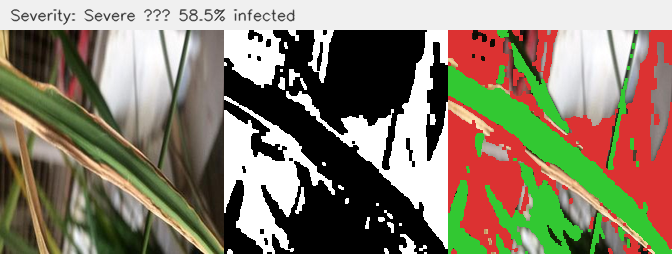
#> input picture models/severity_output.png, 672 x 254 px
$ python severity.py severity_output.png
#> lines starting #> are read from the running program, lines starting #| are printed output that depends on the picture; after the words box and inside, x2 and y2 are one past the last pixel; in counts of white or black regions, pixels touching at a corner belong together
"""
severity.py  —  AgroSentinel AI  Severity Agent

Imported by Poorvita's main.py:
    from severity import estimate_severity
    result = estimate_severity(image_bytes)
"""

import os
import sys
import io
import json
import base64
import numpy as np
from PIL import Image
import cv2

_HERE = os.path.dirname(os.path.abspath(__file__))

THRESHOLDS = {
    "Early":    (0,  15),    # 0–15% infected
    "Moderate": (15, 40),    # 15–40% infected
    "Severe":   (40, 100),   # 40–100% infected
}


GREEN_LOWER = np.array([25,  40,  40],  dtype=np.uint8)
GREEN_UPPER = np.array([90, 255, 255],  dtype=np.uint8)


BROWN_LOWER = np.array([5,  30,  20],  dtype=np.uint8)
BROWN_UPPER = np.array([25, 255, 200], dtype=np.uint8)

DARK_LOWER  = np.array([0,   0,   0],  dtype=np.uint8)
DARK_UPPER  = np.array([180, 80,  80], dtype=np.uint8)

YELLOW_LOWER = np.array([20,  60,  60],  dtype=np.uint8)
YELLOW_UPPER = np.array([35, 255, 255],  dtype=np.uint8)


def _open_image(image_input) -> np.ndarray:

    if isinstance(image_input, bytes):
        img_pil = Image.open(io.BytesIO(image_input)).convert("RGB")
    else:
        img_pil = Image.open(image_input).convert("RGB")

    img_pil = img_pil.resize((224, 224), Image.LANCZOS)

    img_bgr = cv2.cvtColor(np.array(img_pil), cv2.COLOR_RGB2BGR)
    return img_bgr


def _classify_severity(infected_pct: float) -> str:
    """Map infected percentage to severity label."""
    if infected_pct < THRESHOLDS["Early"][1]:
        return "Early"
    elif infected_pct < THRESHOLDS["Moderate"][1]:
        return "Moderate"
    else:
        return "Severe"


def estimate_severity(image_input) -> dict:

    img_bgr = _open_image(image_input)
    img_hsv = cv2.cvtColor(img_bgr, cv2.COLOR_BGR2HSV)

    total_pixels = img_hsv.shape[0] * img_hsv.shape[1]

    green_mask  = cv2.inRange(img_hsv, GREEN_LOWER, GREEN_UPPER)

    brown_mask  = cv2.inRange(img_hsv, BROWN_LOWER, BROWN_UPPER)
    dark_mask   = cv2.inRange(img_hsv, DARK_LOWER,  DARK_UPPER)
    yellow_mask = cv2.inRange(img_hsv, YELLOW_LOWER, YELLOW_UPPER)

    disease_mask_raw = cv2.bitwise_or(brown_mask, dark_mask)
    disease_mask_raw = cv2.bitwise_or(disease_mask_raw, yellow_mask)

    disease_mask = cv2.bitwise_and(
        disease_mask_raw,
        cv2.bitwise_not(green_mask)
    )


    kernel       = np.ones((3, 3), np.uint8)
    disease_mask = cv2.morphologyEx(disease_mask, cv2.MORPH_OPEN,  kernel)
    disease_mask = cv2.morphologyEx(disease_mask, cv2.MORPH_CLOSE, kernel)
    green_mask   = cv2.morphologyEx(green_mask,   cv2.MORPH_OPEN,  kernel)

    diseased_pixels = int(np.sum(disease_mask > 0))
    healthy_pixels  = int(np.sum(green_mask   > 0))
    background_pixels = total_pixels - diseased_pixels - healthy_pixels

    leaf_pixels     = diseased_pixels + healthy_pixels
    if leaf_pixels == 0:
        leaf_pixels = total_pixels   # fallback if segmentation fails

    infected_pct    = round((diseased_pixels / leaf_pixels) * 100, 1)
    healthy_pct     = round((healthy_pixels  / leaf_pixels) * 100, 1)
    background_pct  = round((background_pixels / total_pixels) * 100, 1)

    infected_pct = min(max(infected_pct, 0.0), 100.0)
    healthy_pct  = min(max(healthy_pct,  0.0), 100.0)

    severity = _classify_severity(infected_pct)

    severity_message = (
        f"{severity} infection — {infected_pct}% of leaf affected"
        if infected_pct > 0
        else "No disease detected — leaf appears healthy"
    )

    return {
        "severity":         severity,
        "infected_pct":     infected_pct,
        "healthy_pct":      healthy_pct,
        "background_pct":   background_pct,
        "total_pixels":     total_pixels,
        "diseased_pixels":  diseased_pixels,
        "healthy_pixels":   healthy_pixels,
        "severity_message": severity_message,
    }


def generate_severity_mask(image_input, save_path: str = None) -> str:
    """
    Generates a visual 3-panel image for report/demo:
      Panel 1- Original leaf
      Panel 2- Disease mask (white = diseased)
      Panel 3- Colour-coded overlay (red = disease, green = healthy)

    Returns base64-encoded PNG string
    Poorvita can optionally include this in the /predict response.
    """
    img_bgr = _open_image(image_input)
    img_hsv = cv2.cvtColor(img_bgr, cv2.COLOR_BGR2HSV)
    img_rgb = cv2.cvtColor(img_bgr, cv2.COLOR_BGR2RGB)

    green_mask   = cv2.inRange(img_hsv, GREEN_LOWER, GREEN_UPPER)
    brown_mask   = cv2.inRange(img_hsv, BROWN_LOWER, BROWN_UPPER)
    dark_mask    = cv2.inRange(img_hsv, DARK_LOWER,  DARK_UPPER)
    yellow_mask  = cv2.inRange(img_hsv, YELLOW_LOWER, YELLOW_UPPER)

    disease_raw  = cv2.bitwise_or(brown_mask, dark_mask)
    disease_raw  = cv2.bitwise_or(disease_raw, yellow_mask)
    disease_mask = cv2.bitwise_and(disease_raw, cv2.bitwise_not(green_mask))

    kernel       = np.ones((3, 3), np.uint8)
    disease_mask = cv2.morphologyEx(disease_mask, cv2.MORPH_OPEN,  kernel)
    disease_mask = cv2.morphologyEx(disease_mask, cv2.MORPH_CLOSE, kernel)
    green_mask   = cv2.morphologyEx(green_mask,   cv2.MORPH_OPEN,  kernel)

    overlay = img_rgb.copy()
    overlay[disease_mask > 0] = [220, 50,  50]   # red  = diseased
    overlay[green_mask   > 0] = [50,  200, 50]   # green = healthy

    panel1 = img_rgb
    panel2 = cv2.cvtColor(disease_mask, cv2.COLOR_GRAY2RGB)
    panel3 = overlay

    combined = np.concatenate([panel1, panel2, panel3], axis=1)

    result = estimate_severity(image_input)
    title  = f"Severity: {result['severity']} — {result['infected_pct']}% infected"

    title_bar = np.ones((30, combined.shape[1], 3), dtype=np.uint8) * 240
    cv2.putText(
        title_bar, title, (10, 20),
        cv2.FONT_HERSHEY_SIMPLEX, 0.5, (50, 50, 50), 1, cv2.LINE_AA
    )
    combined = np.concatenate([title_bar, combined], axis=0)

    pil_img = Image.fromarray(combined.astype(np.uint8))
    if save_path:
        pil_img.save(save_path)
        print(f"Severity mask saved → {save_path}")

    buf = io.BytesIO()
    pil_img.save(buf, format="PNG")
    return base64.b64encode(buf.getvalue()).decode("utf-8")


#  CLI Test
if __name__ == "__main__":
    if len(sys.argv) < 2:
        print("Usage  : python severity.py <full_path_to_image>")
        print("Example: python severity.py \"R:\\...\\data\\Rice\\test\\Brownspot\\BROWNSPOT1_083.jpg\"")
        sys.exit(1)

    image_path = sys.argv[1]
    print(f"\n Estimating severity for: {image_path}")

    #  Main result
    result = estimate_severity(image_path)
#> in _open_image, img_pil is the input picture: PIL image 672x254 RGB; mean R, G, B 137.2, 127.6, 108
#> in _open_image, `img_bgr = cv2.cvtColor(np.array(img_pil), cv2.COLOR_RGB2BGR)`:
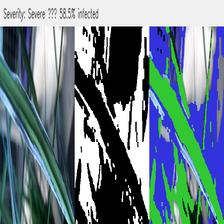
#> img_bgr: shape (224, 224, 3); mean R, G, B 108, 127.6, 137.2
#> in estimate_severity, `img_hsv = cv2.cvtColor(img_bgr, cv2.COLOR_BGR2HSV)`: img_hsv: shape (224, 224, 3); mean H, S, V 23.4, 68.6, 150.8
#> in estimate_severity, `green_mask  = cv2.inRange(img_hsv, GREEN_LOWER, GREEN_UPPER)`:
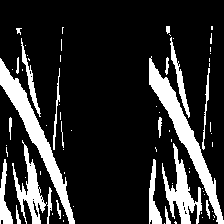
#> green_mask: shape (224, 224); 17.6% white; 73 white regions (51 under 20 px), largest, box (x1, y1, x2, y2) and area: (149, 56, 224, 224) 2136, (0, 58, 75, 224) 2075, (162, 143, 202, 224) 1166
#> in estimate_severity, `brown_mask  = cv2.inRange(img_hsv, BROWN_LOWER, BROWN_UPPER)`: brown_mask: shape (224, 224); 13.2% white; 278 white regions (270 under 20 px), largest, box (x1, y1, x2, y2) and area: (0, 26, 75, 220) 3273, (0, 85, 51, 224) 2269, (26, 26, 37, 73) 188
#> in estimate_severity, `dark_mask   = cv2.inRange(img_hsv, DARK_LOWER,  DARK_UPPER)`: dark_mask: shape (224, 224); 17.6% white; 130 white regions (120 under 20 px), largest, box (x1, y1, x2, y2) and area: (74, 27, 149, 224) 7323, (142, 37, 149, 142) 337, (75, 159, 88, 224) 330
#> in estimate_severity, `yellow_mask = cv2.inRange(img_hsv, YELLOW_LOWER, YELLOW_UPPER)`: yellow_mask: shape (224, 224); 3.8% white in thin lines or dots, all inside (x1, y1, x2, y2) = (0, 27, 222, 224)
#> in estimate_severity, `disease_mask_raw = cv2.bitwise_or(brown_mask, dark_mask)`: disease_mask_raw: shape (224, 224); 30.4% white; 327 white regions (314 under 20 px), largest, box (x1, y1, x2, y2) and area: (0, 26, 149, 224) 11269, (0, 85, 51, 224) 2271, (142, 37, 150, 142) 339
#> in estimate_severity, `disease_mask_raw = cv2.bitwise_or(disease_mask_raw, yellow_mask)`: disease_mask_raw: shape (224, 224); 32.4% white; 335 white regions (324 under 20 px), largest, box (x1, y1, x2, y2) and area: (0, 26, 149, 224) 11530, (0, 83, 70, 224) 3162, (142, 37, 150, 142) 339
#> in estimate_severity, `disease_mask = cv2.bitwise_and( disease_mask_raw, cv2.bitwise_not(gree..`: disease_mask: shape (224, 224); 30% white; 338 white regions (327 under 20 px), largest, box (x1, y1, x2, y2) and area: (0, 26, 149, 224) 11198, (0, 85, 51, 224) 2169, (142, 37, 150, 142) 339
#> in estimate_severity, `disease_mask = cv2.morphologyEx(disease_mask, cv2.MORPH_OPEN,  kernel)`: disease_mask: shape (224, 224); 25.2% white; 31 white regions (10 under 20 px), largest, box (x1, y1, x2, y2) and area: (75, 27, 148, 224) 6959, (52, 37, 87, 224) 1850, (0, 99, 25, 216) 1559
#> in estimate_severity, `disease_mask = cv2.morphologyEx(disease_mask, cv2.MORPH_CLOSE, kernel)`:
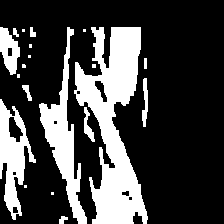
#> disease_mask: shape (224, 224); 26.3% white; 20 white regions (9 under 20 px), largest, box (x1, y1, x2, y2) and area: (74, 27, 148, 224) 7247, (39, 27, 87, 224) 2677, (0, 99, 36, 220) 1970
#> in estimate_severity, `green_mask   = cv2.morphologyEx(green_mask,   cv2.MORPH_OPEN,  kernel)`:
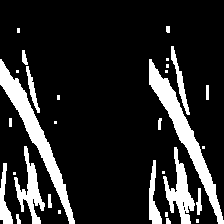
#> green_mask: shape (224, 224); 15.6% white; 30 white regions (13 under 20 px), largest, box (x1, y1, x2, y2) and area: (149, 59, 224, 224) 2118, (0, 59, 75, 224) 2062, (163, 147, 195, 224) 971
#> in estimate_severity, `diseased_pixels = int(np.sum(disease_mask > 0))`: diseased_pixels = 13177
#> in estimate_severity, `healthy_pixels  = int(np.sum(green_mask   > 0))`: healthy_pixels = 7849
#> in estimate_severity, `background_pixels = total_pixels - diseased_pixels - healthy_pixels`: background_pixels = 29150
#> in estimate_severity, `leaf_pixels     = diseased_pixels + healthy_pixels`: leaf_pixels = 21026
#> in estimate_severity, `infected_pct    = round((diseased_pixels / leaf_pixels) * 100, 1)`: infected_pct = 62.7
#> in estimate_severity, `healthy_pct     = round((healthy_pixels  / leaf_pixels) * 100, 1)`: healthy_pct = 37.3
#> in estimate_severity, `background_pct  = round((background_pixels / total_pixels) * 100, 1)`: background_pct = 58.1
#> in estimate_severity, `severity = _classify_severity(infected_pct)`: severity = 'Severe'
#> result = 8 items

    print("\n" + "=" * 56)
    print(f"  Severity      : {result['severity']}")
#|   Severity      : Severe
    print(f"  Infected      : {result['infected_pct']}%")
#|   Infected      : 62.7%
    print(f"  Healthy       : {result['healthy_pct']}%")
#|   Healthy       : 37.3%
    print(f"  Total pixels  : {result['total_pixels']:,}")
#|   Total pixels  : 50,176
    print(f"  Diseased px   : {result['diseased_pixels']:,}")
#|   Diseased px   : 13,177
    print(f"  Message       : {result['severity_message']}")
#|   Message       : Severe infection — 62.7% of leaf affected
    print("=" * 56)

    #  SAve visual mask
    out_path = os.path.join(_HERE, "severity_output.png")
    generate_severity_mask(image_path, save_path=out_path)
#> in generate_severity_mask, `overlay[green_mask   > 0] = [50,  200, 50]`:
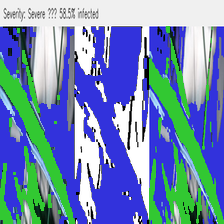
#> overlay: shape (224, 224, 3); mean B, G, R 181.1, 139.5, 113
#> in generate_severity_mask, `combined = np.concatenate([panel1, panel2, panel3], axis=1)`:
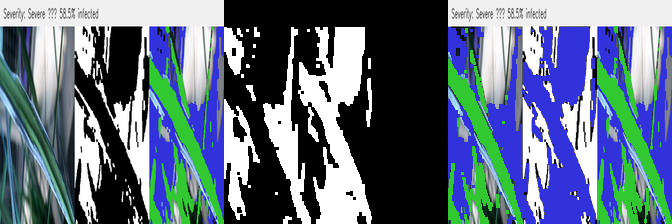
#> combined: shape (224, 672, 3); mean B, G, R 128.4, 111.3, 96
#> in generate_severity_mask, `title  = f"Severity: {result['severity']} — {result['infected_pct']}% ..`: title = 'Severity: Severe — 62.7% infected'
#> in generate_severity_mask, `combined = np.concatenate([title_bar, combined], axis=0)`:
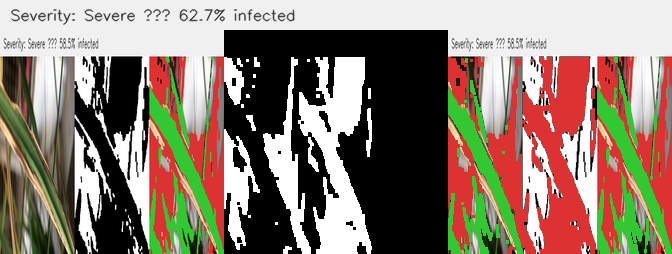
#> combined: shape (254, 672, 3); mean of channels 0, 1, 2 140.8, 125.7, 112.1; drawn as R, G, B
    print(f"\n 3-panel visual saved → {out_path}")
    print("   Open severity_output.png to see:")
    print("   [Original] | [Disease mask] | [Colour overlay]")

    #  SHow how Loss AGgent uses this
    print(f"\n Output passed to Loss Agent (Agent 4):")
    print(f"   severity    = '{result['severity']}'")
#|    severity    = 'Severe'
    print(f"   infected_pct = {result['infected_pct']}")
#|    infected_pct = 62.7
